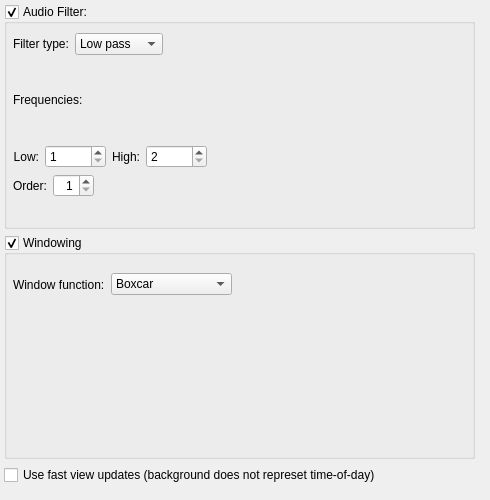
      <widget class="QWidget" name="tabSpectrum">
       <attribute name="title">
        <string>Spectrum</string>
       </attribute>
       <widget class="QWidget" name="verticalLayoutWidget_3">
        <property name="geometry">
         <rect>
          <x>-1</x>
          <y>-1</y>
          <width>481</width>
          <height>491</height>
         </rect>
        </property>
        <layout class="QVBoxLayout" name="verticalLayout_4">
         <property name="leftMargin">
          <number>5</number>
         </property>
         <property name="topMargin">
          <number>5</number>
         </property>
         <property name="rightMargin">
          <number>5</number>
         </property>
         <property name="bottomMargin">
          <number>5</number>
         </property>
         <item>
          <widget class="QGroupBox" name="gbAudioFilter">
           <property name="toolTip">
            <string>Enable and configure to filter the audio spectrum display</string>
           </property>
           <property name="title">
            <string>Audio Filter:</string>
           </property>
           <property name="checkable">
            <bool>true</bool>
           </property>
           <widget class="QWidget" name="verticalLayoutWidget_4">
            <property name="geometry">
             <rect>
              <x>9</x>
              <y>29</y>
              <width>451</width>
              <height>164</height>
             </rect>
            </property>
            <layout class="QVBoxLayout" name="verticalLayout_5">
             <item>
              <layout class="QHBoxLayout" name="horizontalLayout_6">
               <item>
                <widget class="QLabel" name="lblFilterType">
                 <property name="text">
                  <string>Filter type:</string>
                 </property>
                </widget>
               </item>
               <item>
                <widget class="QComboBox" name="cbFilterType">
                 <property name="toolTip">
                  <string>Select a filter type</string>
                 </property>
                 <item>
                  <property name="text">
                   <string>Low pass</string>
                  </property>
                 </item>
                 <item>
                  <property name="text">
                   <string>High pass</string>
                  </property>
                 </item>
                 <item>
                  <property name="text">
                   <string>Band pass</string>
                  </property>
                 </item>
                 <item>
                  <property name="text">
                   <string>Band stop</string>
                  </property>
                 </item>
                </widget>
               </item>
               <item>
                <spacer name="horizontalSpacer_11">
                 <property name="orientation">
                  <enum>Qt::Horizontal</enum>
                 </property>
                 <property name="sizeHint" stdset="0">
                  <size>
                   <width>40</width>
                   <height>20</height>
                  </size>
                 </property>
                </spacer>
               </item>
              </layout>
             </item>
             <item>
              <widget class="QLabel" name="lblFrequency">
               <property name="text">
                <string>Frequencies:</string>
               </property>
              </widget>
             </item>
             <item>
              <layout class="QHBoxLayout" name="horizontalLayout_7">
               <item>
                <widget class="QLabel" name="lblLowF">
                 <property name="text">
                  <string>Low:</string>
                 </property>
                 <property name="alignment">
                  <set>Qt::AlignRight|Qt::AlignTrailing|Qt::AlignVCenter</set>
                 </property>
                </widget>
               </item>
               <item>
                <widget class="QSpinBox" name="sbLowF">
                 <property name="toolTip">
                  <string>&lt;html&gt;&lt;head/&gt;&lt;body&gt;&lt;p&gt;Select a minimum cut-off frequency for the filter. Take care, if the value is too close to the band edge, the filter can fail.&lt;/p&gt;&lt;/body&gt;&lt;/html&gt;</string>
                 </property>
                 <property name="minimum">
                  <number>1</number>
                 </property>
                 <property name="maximum">
                  <number>24000</number>
                 </property>
                 <property name="stepType">
                  <enum>QAbstractSpinBox::AdaptiveDecimalStepType</enum>
                 </property>
                 <property name="value">
                  <number>1</number>
                 </property>
                </widget>
               </item>
               <item>
                <widget class="QLabel" name="lblHighF">
                 <property name="text">
                  <string>High:</string>
                 </property>
                 <property name="alignment">
                  <set>Qt::AlignRight|Qt::AlignTrailing|Qt::AlignVCenter</set>
                 </property>
                </widget>
               </item>
               <item>
                <widget class="QSpinBox" name="sbHighF">
                 <property name="toolTip">
                  <string>&lt;html&gt;&lt;head/&gt;&lt;body&gt;&lt;p&gt;Select a maximum frequecy for the filter. Take care, if the value is too close to the band edge, the filter can fail.&lt;/p&gt;&lt;/body&gt;&lt;/html&gt;</string>
                 </property>
                 <property name="minimum">
                  <number>2</number>
                 </property>
                 <property name="maximum">
                  <number>24000</number>
                 </property>
                 <property name="stepType">
                  <enum>QAbstractSpinBox::AdaptiveDecimalStepType</enum>
                 </property>
                 <property name="value">
                  <number>2</number>
                 </property>
                </widget>
               </item>
               <item>
                <spacer name="horizontalSpacer_12">
                 <property name="orientation">
                  <enum>Qt::Horizontal</enum>
                 </property>
                 <property name="sizeHint" stdset="0">
                  <size>
                   <width>40</width>
                   <height>20</height>
                  </size>
                 </property>
                </spacer>
               </item>
              </layout>
             </item>
             <item>
              <layout class="QHBoxLayout" name="horizontalLayout_8">
               <item>
                <widget class="QLabel" name="label_3">
                 <property name="text">
                  <string>Order:</string>
                 </property>
                </widget>
               </item>
               <item>
                <widget class="QSpinBox" name="sbOrder">
                 <property name="toolTip">
                  <string>&lt;html&gt;&lt;head/&gt;&lt;body&gt;&lt;p&gt;Set the filter order. Higher numbers mean steeper roll-off.&lt;/p&gt;&lt;/body&gt;&lt;/html&gt;</string>
                 </property>
                 <property name="alignment">
                  <set>Qt::AlignRight|Qt::AlignTrailing|Qt::AlignVCenter</set>
                 </property>
                 <property name="minimum">
                  <number>1</number>
                 </property>
                 <property name="stepType">
                  <enum>QAbstractSpinBox::DefaultStepType</enum>
                 </property>
                </widget>
               </item>
               <item>
                <spacer name="horizontalSpacer_13">
                 <property name="orientation">
                  <enum>Qt::Horizontal</enum>
                 </property>
                 <property name="sizeHint" stdset="0">
                  <size>
                   <width>40</width>
                   <height>20</height>
                  </size>
                 </property>
                </spacer>
               </item>
              </layout>
             </item>
            </layout>
           </widget>
          </widget>
         </item>
         <item>
          <widget class="QGroupBox" name="gbWindowing">
           <property name="title">
            <string>Windowing</string>
           </property>
           <property name="checkable">
            <bool>true</bool>
           </property>
           <widget class="QWidget" name="horizontalLayoutWidget_7">
            <property name="geometry">
             <rect>
              <x>9</x>
              <y>29</y>
              <width>451</width>
              <height>41</height>
             </rect>
            </property>
            <layout class="QHBoxLayout" name="horizontalLayout_9">
             <item>
              <widget class="QLabel" name="label_4">
               <property name="text">
                <string>Window function:</string>
               </property>
              </widget>
             </item>
             <item>
              <widget class="QComboBox" name="cbWindowFn">
               <item>
                <property name="text">
                 <string>Boxcar</string>
                </property>
               </item>
               <item>
                <property name="text">
                 <string>Triangular</string>
                </property>
               </item>
               <item>
                <property name="text">
                 <string>Blackman</string>
                </property>
               </item>
               <item>
                <property name="text">
                 <string>Hamming</string>
                </property>
               </item>
               <item>
                <property name="text">
                 <string>Hann</string>
                </property>
               </item>
               <item>
                <property name="text">
                 <string>Bartlett</string>
                </property>
               </item>
               <item>
                <property name="text">
                 <string>Flat top</string>
                </property>
               </item>
               <item>
                <property name="text">
                 <string>Parzen</string>
                </property>
               </item>
               <item>
                <property name="text">
                 <string>Bohman</string>
                </property>
               </item>
               <item>
                <property name="text">
                 <string>Blackman-Harris</string>
                </property>
               </item>
               <item>
                <property name="text">
                 <string>Nuttall</string>
                </property>
               </item>
               <item>
                <property name="text">
                 <string>Bartlett-Hann</string>
                </property>
               </item>
               <item>
                <property name="text">
                 <string>Cosine (simple)</string>
                </property>
               </item>
               <item>
                <property name="text">
                 <string>Exponential</string>
                </property>
               </item>
               <item>
                <property name="text">
                 <string>Tukey</string>
                </property>
               </item>
               <item>
                <property name="text">
                 <string>Taylor</string>
                </property>
               </item>
               <item>
                <property name="text">
                 <string>Lanczos</string>
                </property>
               </item>
              </widget>
             </item>
             <item>
              <spacer name="horizontalSpacer_14">
               <property name="orientation">
                <enum>Qt::Horizontal</enum>
               </property>
               <property name="sizeHint" stdset="0">
                <size>
                 <width>40</width>
                 <height>20</height>
                </size>
               </property>
              </spacer>
             </item>
            </layout>
           </widget>
          </widget>
         </item>
         <item>
          <widget class="QCheckBox" name="cbFastViewUpdates">
           <property name="toolTip">
            <string>&lt;html&gt;&lt;head/&gt;&lt;body&gt;&lt;p&gt;With this unchecked, the duration of the horizontal updates of the signal level and spectrum views is one day. Sometimes it helps to see faster updates, check this checkbox to do that but the horizontal position no longer represents time-of-day. If fast updates are enabled then later disabled you can restore time-of-day position of the data by stopping and starting updates.&lt;/p&gt;&lt;/body&gt;&lt;/html&gt;</string>
           </property>
           <property name="text">
            <string>Use fast view updates (background does not represet time-of-day)</string>
           </property>
          </widget>
         </item>
        </layout>
       </widget>
      </widget>
